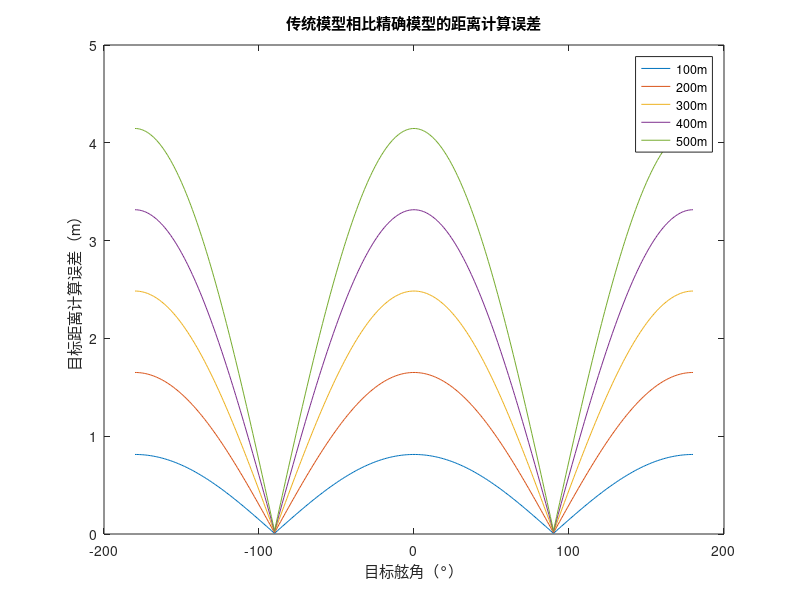
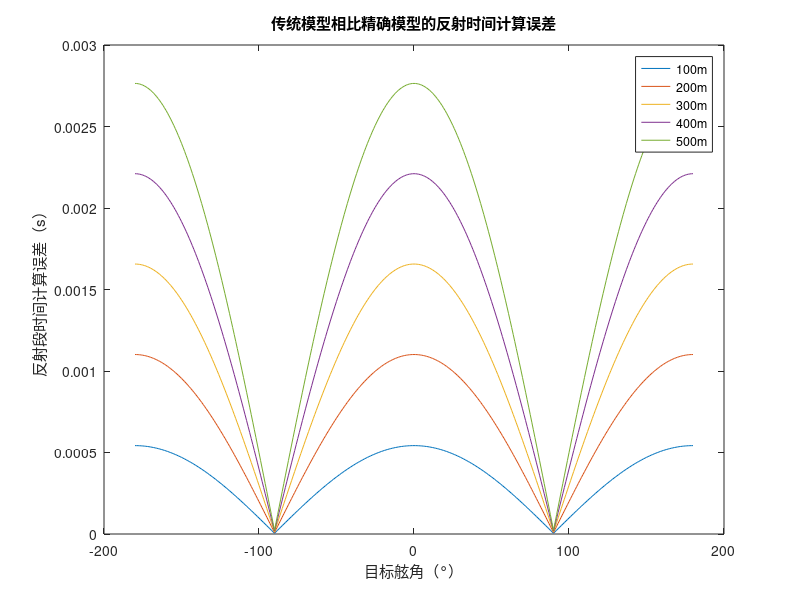
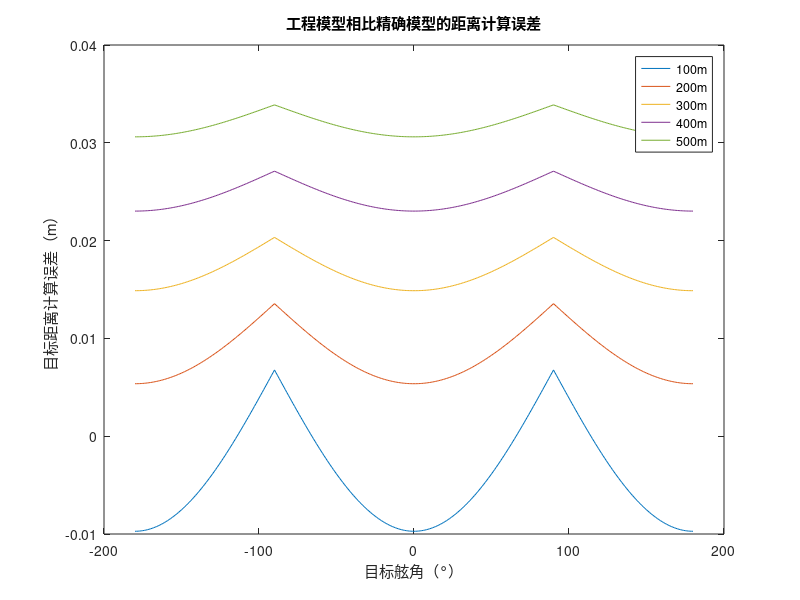
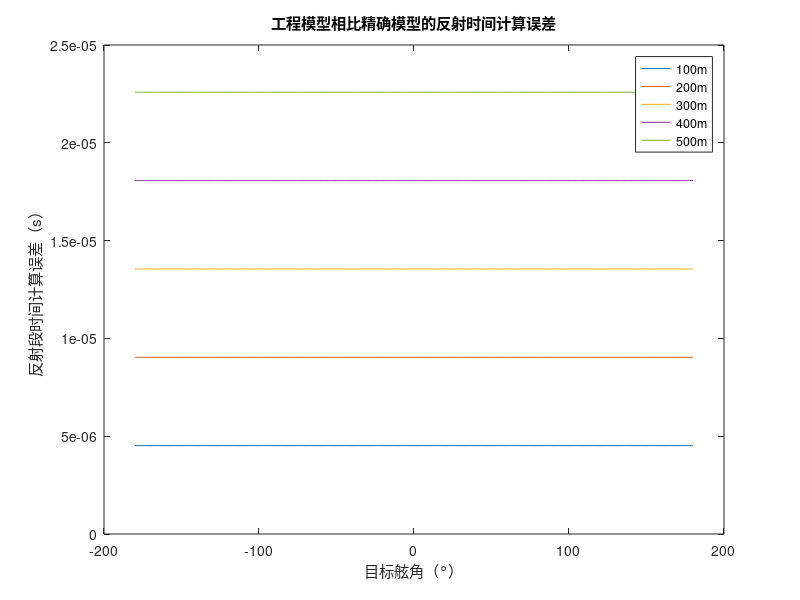

MATLAB code for these plots, in order:
clear;
Cs=1500;               %%假设声纳在水中的速度为1500m/s
V=24*0.5144444;        %%假设船速为24节，又每节为0.514444m/s
rad_deg=0.01745329;    %%度转换成弧度的比例因子pi/180
q1=-180:1:180;         %%目标舷角，单位为角度
H=20;                  %%假设目标深度为20m
D_jing=[100,200,300,400,500];%%目标距离
q=q1*rad_deg;          %%目标舷角，单位为弧度
for i=1:5
sigma(i)=asin(H/D_jing(i));%%目标高低角，与目标距离和深度有关
    for j=1:361        %%从-180到180共有361个数据
if (-90<=q1(j))&&(q1(j)<=90)%%当目标舷角度处于-90°到90°之间时
%%D1(i)=((Cs^2-V^2)*T(j))/2/(Cs+V*cos(q(j))*cos(deita(i)));
T(j)=2*D_jing(i)*(Cs+V*cos(q(j))*cos(sigma(i)))/(Cs^2-V^2);%%T为声波发出到接收的总时间，受目标舷角与目标距离的影响
t_jian(j)=Cs*T(j)/2/(Cs+V*cos(q(j))*cos(sigma(i)));
D_jian(j)=Cs^2*T(j)/2/(Cs+V*cos(q(j)));
else
%%D1(i)=((Cs^2-V^2)*T(j))/2/(Cs-V*cos(q(j))*cos(deita(i)));
T(j)=2*D_jing(i)*(Cs-V*cos(q(j))*cos(sigma(i)))/(Cs^2-V^2);
t_jian(j)=Cs*T(j)/2/(Cs-V*cos(q(j))*cos(sigma(i)));
D_jian(j)=Cs^2*T(j)/2/(Cs-V*cos(q(j)));
end
t_jing(i)=D_jing(i)/Cs;        %%精确模型的反射段时间
t_chuan(j)=T(j)/2;          %%传统模型的反射段时间
t_error1(j,i)=t_chuan(j)-t_jing(i);%%传统模型相比于精确模型的反射段时间误差
t_error2(j,i)=t_jian(j)-t_jing(i);%%简化工程模型相对与精确模型的反射段时间误差
D_chuan(j)=Cs*T(j)/2;       %%传统模型的目标距离
D_error1(j,i)=D_chuan(j)-D_jing(i);%%传统模型相比于精确模型的目标距离误差
D_error2(j,i)=D_jian(j)-D_jing(i);%%简化模型相对与精确模型的目标距离误差
    end
end
figure;plot(q1,D_error1);legend('100m','200m','300m','400m','500m');ylabel('目标距离计算误差（m）');xlabel('目标舷角（°）');title('传统模型相比精确模型的距离计算误差')
figure;plot(q1,t_error1);legend('100m','200m','300m','400m','500m');ylabel('反射段时间计算误差（s）');xlabel('目标舷角（°）');title('传统模型相比精确模型的反射时间计算误差')
figure;plot(q1,D_error2);legend('100m','200m','300m','400m','500m');ylabel('目标距离计算误差（m）');xlabel('目标舷角（°）');title('工程模型相比精确模型的距离计算误差')
figure;plot(q1,t_error2);legend('100m','200m','300m','400m','500m');ylabel('反射段时间计算误差（s）');xlabel('目标舷角（°）');title('工程模型相比精确模型的反射时间计算误差')